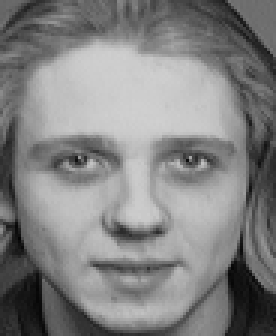
#> input picture Project 2/att_faces/s12/1.pgm, 92 x 112 px, found by its file name (shown 3 times larger); its folder holds only this picture in this run
$ python imagedatatoxlsheet.py
#> lines starting #> are read from the running program, lines starting #| are printed output that depends on the picture
# -*- coding: utf-8 -*-

#!/usr/bin/python

import os
import sys
import string
import PIL
import csv
import numpy as np
from PIL import Image

fl = open('att.csv', 'w')
writer = csv.writer(fl, delimiter=',', lineterminator='\n')

arr = np.empty((400, 10304), dtype=int)
for s in range(40):
    for p in range(10):
        FILENAME='att_faces\s'+ str(s+1) +'\\'+ str(p+1) +'.pgm' #image can be in gif jpeg or png format
        im=Image.open(FILENAME)
#> im is the input picture: PIL image 92x112 L; min 2, max 208, mean 129.8
        #im=Image.open(FILENAME).convert('RGB')
        pix=im.load()
        w=im.size[0]
#> w = 92
        h=im.size[1]
#> h = 112
        for i in range(w):
          for j in range(h):
              arr[s*10+p,i*112+j]=pix[i,j]
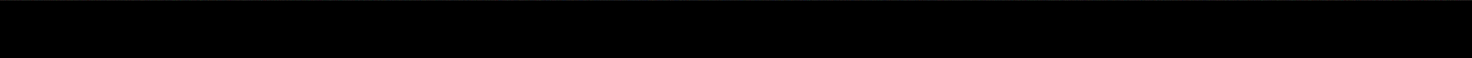
#> arr: shape (400, 10304) int64 (shown at 1/7 size); 205 distinct labels, from 0 to 208; one colour per label, 0 black
#> (the run stopped early here; a loop or call above may not have finished)
